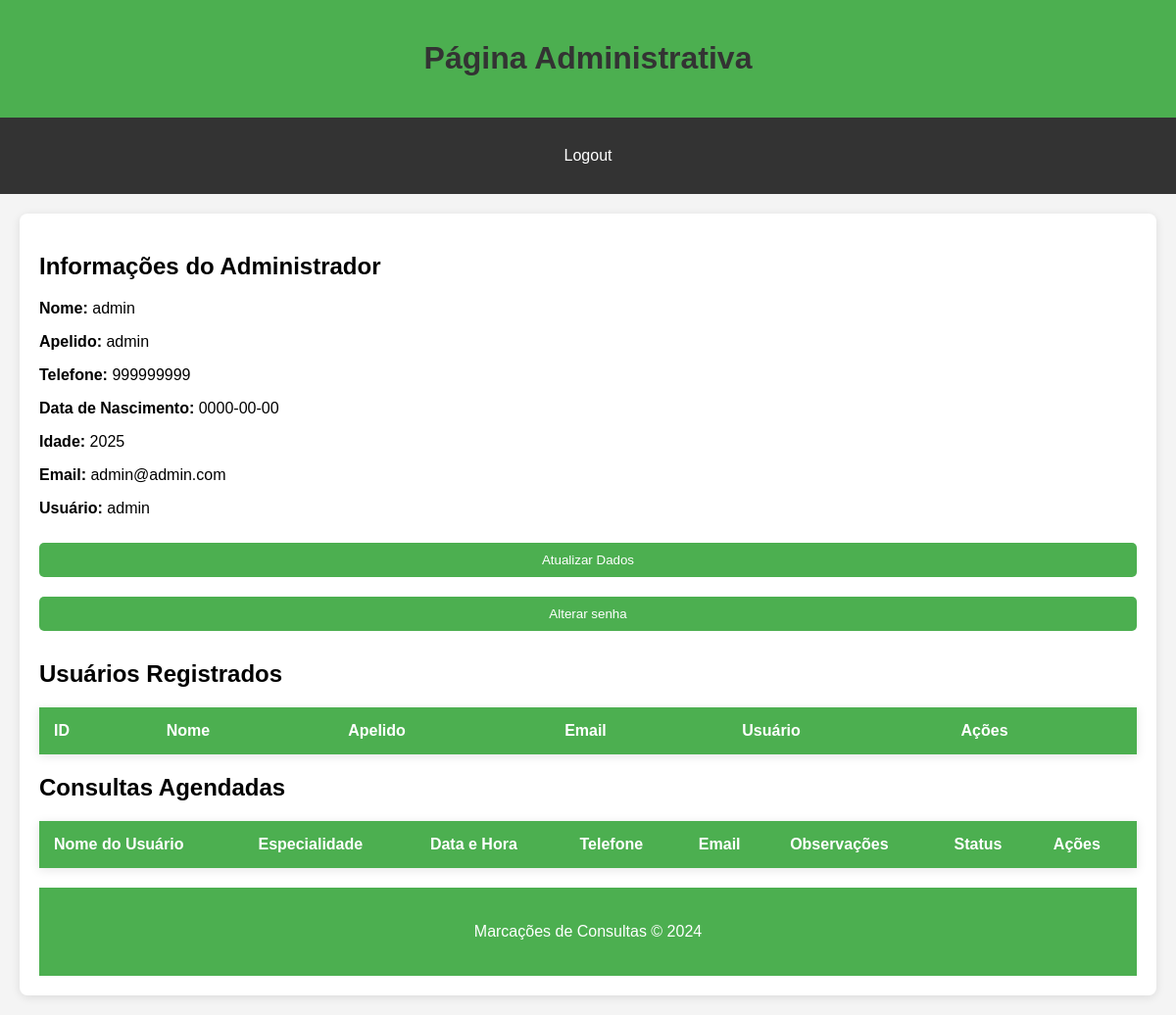
Page /perfil_administrador.php (signed in) on the committed database.
### tables this page shows
CREATE TABLE `administradores` (
  `id` int(11) NOT NULL,
  `nome` varchar(100) NOT NULL,
  `apelido` varchar(100) NOT NULL,
  `telefone` varchar(15) NOT NULL,
  `data_nascimento` date NOT NULL,
  `email` varchar(100) NOT NULL,
  `usuario` varchar(50) NOT NULL,
  `senha` varchar(255) NOT NULL
);

### perfil_administrador.php (the view, shortened to what this page needs)
<?php
include 'config.php';
$admin_id = $_SESSION['admin_id'];
$stmt = $conn->prepare("SELECT * FROM administradores WHERE id = ?");
$stmt->bind_param("i", $admin_id);
$stmt->execute();
$admin_info = $stmt->get_result()->fetch_assoc();
?>
<!DOCTYPE html>
<html lang="pt">
<head>
    <link rel="stylesheet" href="style.css">
    <link rel="stylesheet" href="responsive.css">
</head>
<body>
    <header>
        <h1>Página Administrativa</h1>
    </header>
    <nav>
        <ul>
            <li><a href="index.php">Logout</a></li>
        </ul>
    </nav>
    <section>
        <h2>Informações do Administrador</h2>
        <p><strong>Nome:</strong> <?php echo htmlspecialchars($admin_info['nome']); ?></p>
        <p><strong>Apelido:</strong> <?php echo htmlspecialchars($admin_info['apelido']); ?></p>
        <p><strong>Telefone:</strong> <?php echo htmlspecialchars($admin_info['telefone']); ?></p>
        <p><strong>Data de Nascimento:</strong> <?php echo htmlspecialchars($admin_info['data_nascimento']); ?></p>
        <p><strong>Idade:</strong>
            <?php
            $data_nascimento = new DateTime($admin_info['data_nascimento']);
            $data_atual = new DateTime();
            $idade = $data_atual->diff($data_nascimento)->y;
            echo htmlspecialchars($idade);
            ?>
        </p>
        <p><strong>Email:</strong> <?php echo htmlspecialchars($admin_info['email']); ?></p>
        <p><strong>Usuário:</strong> <?php echo htmlspecialchars($admin_info['usuario']); ?></p>
        <form action="editar_administrador.php" method="GET">
            <button type="submit">Atualizar Dados</button>
        </form>
        <form action="alterar_senha_administrador.php" method="GET">
            <button type="submit">Alterar senha</button>
        </form>
        <h2>Usuários Registrados</h2>
        <table>
            <thead>
                <tr>
                    <th>ID</th>
                    <th>Nome</th>
                    <th>Apelido</th>
                    <th>Email</th>
                    <th>Usuário</th>
                    <th>Ações</th>
                </tr>
            </thead>
        </table>
        <h2>Consultas Agendadas</h2>
        <table>
            <thead>
                <tr>
                    <th>Nome do Usuário</th>
                    <th>Especialidade</th>
                    <th>Data e Hora</th>
                    <th>Telefone</th>
                    <th>Email</th>
                    <th>Observações</th>
                    <th>Status</th>
                    <th>Ações</th>
                </tr>
            </thead>
        </table>
        <footer>
            <p>Marcações de Consultas © 2024</p>
        </footer>
</body>
</html>

### style.css (style rules this page uses)
body { font-family: Arial, sans-serif; background-color: #f4f4f4; margin: 0; padding: 0; }
header { background: #4CAF50; color: white; padding: 20px; text-align: center; }
a { text-decoration: none; color: #4CAF50; margin: 10px; display: inline-block; }
section { padding: 20px; background-color: white; margin: 20px; border-radius: 8px; box-shadow: 0 2px 10px rgba(0, 0, 0, 0.1); }
h1 { color: #333; }
form { display: flex; flex-direction: column; }
button { background-color: #4CAF50; color: white; border: none; padding: 10px 15px; text-align: center; text-decoration: none; display: inline-block; margin: 10px 0; cursor: pointer; border-radius: 5px; }
footer { text-align: center; padding: 20px; background: #4CAF50; color: white; position: relative; bottom: 0; width: auto; }
table { width: 100%; border-collapse: collapse; margin: 20px 0; font-size: 16px; box-shadow: 0 2px 10px rgba(0, 0, 0, 0.1); }
thead { background-color: #4CAF50; color: white; }
th { padding: 15px; text-align: left; }
nav { width: auto; background-color: #333; padding: 10px 0; text-align: center; }
nav ul { list-style-type: none; padding: 0; margin: 0; }
nav ul li { display: inline-block; margin: 0 20px; text-align: center; }
nav ul li a { text-decoration: none; color: white; padding: 10px 15px; border-radius: 5px; transition: background 0.3s, color 0.3s; }

### rows in the picture
administradores: nome "admin", apelido "admin", telefone "999999999", data_nascimento "0000-00-00", email "admin@admin.com", usuario "admin"
